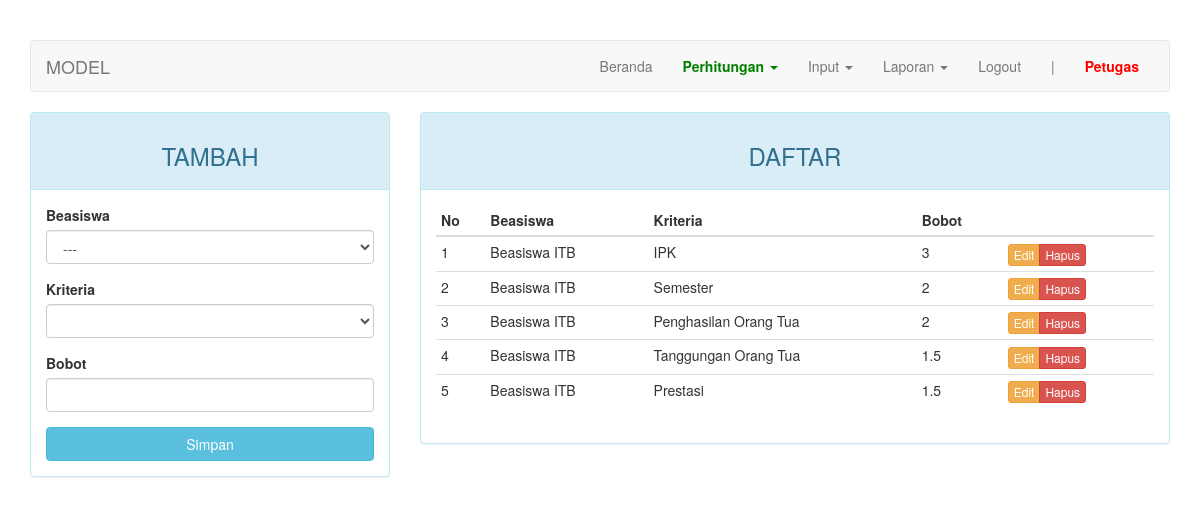
Screenshot of /index.php?page=model (signed in) with the database file from the repository.
### tables this page shows
CREATE TABLE `model` (
  `kd_model` int(11) NOT NULL,
  `kd_beasiswa` int(11) NOT NULL,
  `kd_kriteria` int(11) NOT NULL,
  `bobot` varchar(5) DEFAULT NULL
);

CREATE TABLE `beasiswa` (
  `kd_beasiswa` int(11) NOT NULL,
  `nama` varchar(50) DEFAULT NULL
);

CREATE TABLE `kriteria` (
  `kd_kriteria` int(11) NOT NULL,
  `kd_beasiswa` int(11) NOT NULL,
  `nama` varchar(50) DEFAULT NULL,
  `sifat` enum('min','max') DEFAULT NULL
);

### page/model.php (the view, shortened to what this page needs)
<?php
$update = (isset($_GET['action']) AND $_GET['action'] == 'update') ? true : false;
?>
<div class="row">
	<div class="col-md-4">
	    <div class="panel panel-<?= ($update) ? "warning" : "info" ?>">
	        <div class="panel-heading"><h3 class="text-center"><?= ($update) ? "EDIT" : "TAMBAH" ?></h3></div>
	        <div class="panel-body">
	            <form action="<?=$_SERVER['REQUEST_URI']?>" method="POST">
									<div class="form-group">
	                  <label for="kd_beasiswa">Beasiswa</label>
										<select class="form-control" name="kd_beasiswa" id="beasiswa">
											<option>---</option>
										</select>
									</div>
									<div class="form-group">
	                  <label for="kd_kriteria">Kriteria</label>
										<select class="form-control" name="kd_kriteria" id="kriteria">
										</select>
									</div>
	                <div class="form-group">
	                    <label for="bobot">Bobot</label>
	                    <input type="text" name="bobot" class="form-control" <?= (!$update) ?: 'value="'.$row["bobot"].'"' ?>>
	                </div>
	                <button type="submit" class="btn btn-<?= ($update) ? "warning" : "info" ?> btn-block">Simpan</button>
	            </form>
	        </div>
	    </div>
	</div>
	<div class="col-md-8">
	    <div class="panel panel-info">
	        <div class="panel-heading"><h3 class="text-center">DAFTAR</h3></div>
	        <div class="panel-body">
	            <table class="table table-condensed">
	                <thead>
	                    <tr>
	                        <th>No</th>
													<th>Beasiswa</th>
	                        <th>Kriteria</th>
	                        <th>Bobot</th>
	                        <th></th>
	                    </tr>
	                </thead>
	                <tbody>
	                    <?php $no = 1; ?>
	                    <?php if ($query = $connection->query("SELECT c.nama AS nama_beasiswa, b.nama AS nama_kriteria, a.bobot, a.kd_model FROM model a JOIN kriteria b ON a.kd_kriteria=b.kd_kriteria JOIN beasiswa c ON a.kd_beasiswa=c.kd_beasiswa")): ?>
	                        <?php while($row = $query->fetch_assoc()): ?>
	                        <tr>
	                            <td><?=$no++?></td>
															<td><?=$row['nama_beasiswa']?></td>
	                            <td><?=$row['nama_kriteria']?></td>
	                            <td><?=$row['bobot']?></td>
	                            <td>
	                                <div class="btn-group">
	                                    <a href="?page=model&action=update&key=<?=$row['kd_model']?>" class="btn btn-warning btn-xs">Edit</a>
	                                    <a href="?page=model&action=delete&key=<?=$row['kd_model']?>" class="btn btn-danger btn-xs">Hapus</a>
	                                </div>
	                            </td>
	                        </tr>
	                        <?php endwhile ?>
	                    <?php endif ?>
	                </tbody>
	            </table>
	        </div>
	    </div>
	</div>
</div>

### index.php (style rules this page uses)
body { margin-top: 40px; }

### rows the page displays
model: kd_beasiswa.nama "Beasiswa ITB", kd_kriteria.nama "IPK", bobot "3"
model: kd_beasiswa.nama "Beasiswa ITB", kd_kriteria.nama "Semester", bobot "2"
model: kd_beasiswa.nama "Beasiswa ITB", kd_kriteria.nama "Penghasilan Orang Tua", bobot "2"
model: kd_beasiswa.nama "Beasiswa ITB", kd_kriteria.nama "Tanggungan Orang Tua", bobot "1.5"
model: kd_beasiswa.nama "Beasiswa ITB", kd_kriteria.nama "Prestasi", bobot "1.5"

### other values shown
$str "MODEL"
$_SESSION["username"] "Petugas"
